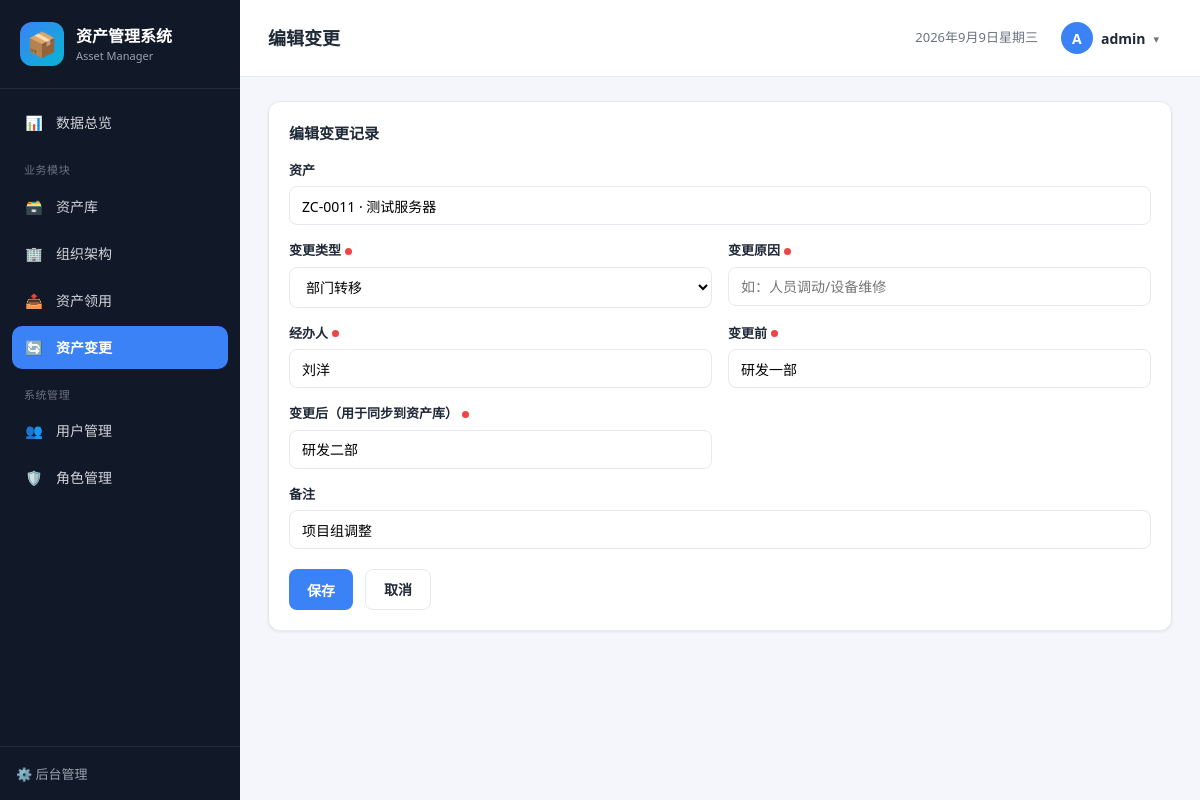
The app's page /change/2/edit/ (signed in) with its own data.
### assets/models.py (models this page shows, shortened)
class AssetChange(models.Model):
    CHANGE_TYPES = [
        ('部门转移', '部门转移'),
        ('状态变更', '状态变更'),
    ]
    asset = models.ForeignKey(
        Asset,
        verbose_name='资产',
        on_delete=models.CASCADE,
        related_name='changes',
    )
    change_type = models.CharField('变更类型', max_length=20, choices=CHANGE_TYPES, default='部门转移')
    reason = models.CharField('变更原因', max_length=200, blank=True)
    old_value = models.CharField('变更前', max_length=200, blank=True)
    new_value = models.CharField('变更后', max_length=200, blank=True)
    changed_by = models.CharField('经办人', max_length=50, blank=True)
    change_date = models.DateTimeField('变更时间', auto_now_add=True)
    note = models.CharField('备注', max_length=200, blank=True)
    class Meta:
        verbose_name = '资产变更'
        verbose_name_plural = '资产变更'
        ordering = ['-change_date']

class Asset(models.Model):
    CATEGORY_CHOICES = [
        ('电脑', '电脑设备'),
        ('办公家具', '办公家具'),
        ('网络设备', '网络设备'),
        ('软件', '软件/系统'),
        ('办公电器', '办公电器'),
        ('其他', '其他'),
    ]
    STATUS_CHOICES = [
        ('在用', '在用'),
        ('库存', '库存'),
        ('借出', '借出'),
        ('维修', '维修'),
        ('报废', '报废'),
    ]
    asset_id = models.CharField('资产编号', max_length=30, unique=True)
    name = models.CharField('资产名称', max_length=120)
    category = models.CharField('资产类别', max_length=30, choices=CATEGORY_CHOICES, default='其他')
    specification = models.CharField('规格', max_length=200, blank=True)
    configuration = models.CharField('配置', max_length=500, blank=True)
    responsible = models.CharField('责任人', max_length=50, blank=True)
    serial = models.CharField('序列号', max_length=120, blank=True)
    department = models.ForeignKey(
        Department,
        verbose_name='所属部门',
        on_delete=models.SET_NULL,
        null=True,
        blank=True,
        related_name='assets',
    )
    user = models.CharField('实际使用人', max_length=50, blank=True)
    status = models.CharField('使用状态', max_length=20, choices=STATUS_CHOICES, default='库存')
    price = models.DecimalField('资产价值(元)', max_digits=12, decimal_places=2, default=0)
    purchase_date = models.DateField('购置日期', null=True, blank=True)
    location = models.CharField('存放位置', max_length=120, blank=True)
    created_at = models.DateTimeField('创建时间', auto_now_add=True)
    class Meta:
        verbose_name = '资产'
        verbose_name_plural = '资产'
        ordering = ['asset_id']

### assets/views.py (the view, shortened to what this page needs)
# urls.py: path('change/<int:pk>/edit/', views.change_update, name='change_update'),
@perm_required('manage_change')
def change_update(request, pk):
    ch = get_object_or_404(AssetChange, pk=pk)
    context = {'ch': ch, 'page_title': '编辑变更', 'active': 'change'}
    return render(request, 'change_form.html', context)

### assets/context_processors.py (called while the page is built)
def messages_json(request):
    msgs = [
        {'level': m.level_tag, 'message': str(m)}
        for m in get_messages(request)
    ]
    return {'messages_json': json.dumps(msgs, ensure_ascii=False)}

### assets/permissions.py (called while the page is built)
def user_has_perm(user, perm):
    if not user or not user.is_authenticated:
        return False
    if user.is_superuser:
        return True
    profile = getattr(user, 'profile', None)
    role = profile.role if profile else None
    if not role:
        return False
    return bool(getattr(role, perm, False))

def perm_required(perm_code):
    def decorator(view_func):
        @wraps(view_func)
        @login_required
        def _wrapped(request, *args, **kwargs):
            if not user_has_perm(request.user, perm_code):
                messages.error(request, '当前账号无访问该页面的权限。')
                return redirect(reverse('dashboard'))
            return view_func(request, *args, **kwargs)
        return _wrapped
    return decorator

### assets/templatetags/app_filters.py (called while the page is built)
@register.filter
def split(value, sep=','):
    if value is None:
        return []
    return str(value).split(sep)

### templates/change_form.html (shortened to what this page needs)
{% extends 'base.html' %}
{% load app_filters %}
{% block content %}
<div class="card">
    <div class="card-title">编辑变更记录</div>
    <form method="post">
        <div class="form-grid">
            <div class="form-field full">
                <label>资产</label>
                <input type="text" value="{{ ch.asset.asset_id }} · {{ ch.asset.name }}" readonly>
            </div>
            <div class="form-field">
                <label class="req">变更类型</label>
                <select name="change_type" required>
                    {% for c in '部门转移,状态变更'|split:',' %}
                        <option value="{{ c }}" {% if ch.change_type == c %}selected{% endif %}>{{ c }}</option>
                    {% endfor %}
                </select>
            </div>
            <div class="form-field">
                <label class="req">变更原因</label>
                <input type="text" name="reason" required value="{{ ch.reason|default:'' }}" placeholder="如：人员调动/设备维修">
            </div>
            <div class="form-field">
                <label class="req">经办人</label>
                <input type="text" name="changed_by" required value="{{ ch.changed_by|default:'' }}">
            </div>
            <div class="form-field">
                <label class="req">变更前</label>
                <input type="text" name="old_value" required value="{{ ch.old_value|default:'' }}">
            </div>
            <div class="form-field">
                <label class="req">变更后（用于同步到资产库）</label>
                <input type="text" name="new_value" required value="{{ ch.new_value|default:'' }}" placeholder="部门转移填新部门名，状态变更填在用/库存/借出/维修/报废">
            </div>
            <div class="form-field full">
                <label>备注</label>
                <input type="text" name="note" value="{{ ch.note|default:'' }}">
            </div>
        </div>
        <div class="form-actions">
            <button type="submit" class="btn">保存</button>
            <a href="{% url 'change' %}" class="btn btn-outline">取消</a>
        </div>
    </form>
</div>
{% endblock %}

### templates/base.html (shortened to what this page needs)
{% load static %}
{% load app_filters %}
<!DOCTYPE html>
<html lang="zh-cn">
<head>
    <link rel="stylesheet" href="{% static 'css/style.css' %}">
</head>
<body>
<div class="layout">
    <aside class="sidebar">
        <div class="brand">
            <div class="brand-icon">📦</div>
            <div class="brand-text">
                <div class="brand-name">资产管理系统</div>
                <div class="brand-sub">Asset Manager</div>
            </div>
        </div>
        <nav class="nav">
            {% if user.is_authenticated %}
            <a class="nav-item {% if active == 'dashboard' %}active{% endif %}" href="{% url 'dashboard' %}">
                <span class="nav-icon">📊</span>数据总览
            </a>
            <div class="nav-group">业务模块</div>
            {% if user.is_superuser or user|has_perm:'view_assets' %}
            <a class="nav-item {% if active == 'library' %}active{% endif %}" href="{% url 'library' %}">
                <span class="nav-icon">🗃️</span>资产库
            </a>
            {% endif %}
            {% if user.is_superuser or user|has_perm:'view_org' %}
            <a class="nav-item {% if active == 'org' %}active{% endif %}" href="{% url 'org' %}">
                <span class="nav-icon">🏢</span>组织架构
            </a>
            {% endif %}
            {% if user.is_superuser or user|has_perm:'view_requisition' %}
            <a class="nav-item {% if active == 'requisition' %}active{% endif %}" href="{% url 'requisition' %}">
                <span class="nav-icon">📤</span>资产领用
            </a>
            {% endif %}
            {% if user.is_superuser or user|has_perm:'view_change' %}
            <a class="nav-item {% if active == 'change' %}active{% endif %}" href="{% url 'change' %}">
                <span class="nav-icon">🔄</span>资产变更
            </a>
            {% endif %}
            {% if user.is_superuser or user|has_perm:'manage_users' %}
            <div class="nav-group">系统管理</div>
            <a class="nav-item {% if active == 'users' %}active{% endif %}" href="{% url 'user_list' %}">
                <span class="nav-icon">👥</span>用户管理
            </a>
            <a class="nav-item {% if active == 'roles' %}active{% endif %}" href="{% url 'role_list' %}">
                <span class="nav-icon">🛡️</span>角色管理
            </a>
            {% endif %}
            {% endif %}
        </nav>
        <div class="sidebar-footer">
            <a href="/admin/" target="_blank">⚙️ 后台管理</a>
        </div>
    </aside>
    <main class="main">
        <header class="topbar">
            <div class="page-title">{{ page_title }}</div>
            <div class="topbar-right">
                <span class="date-badge" id="today"></span>
                <div class="user-menu">
                    <div class="user-dropdown">
                        <button type="button" class="user-trigger" id="user-trigger">
                            <span class="user-avatar">{{ user.username|slice:':1'|upper }}</span>
                            <span class="user-name">{{ user.username }}</span>
                            <span class="dd-caret">▾</span>
                        </button>
                    </div>
                </div>
            </div>
        </header>
        <div class="content">
            {% block content %}{% endblock %}
        </div>
    </main>
</div>
</body>
</html>

### static/css/style.css (style rules this page uses)
:root { --primary: #3b82f6; --primary-dark: #2563eb; --bg: #f4f6fb; --sidebar-bg: #111827; --sidebar-w: 240px; --card: #ffffff; --border: #e5e9f0; --text: #1f2937; --muted: #6b7280; --green: #10b981; --amber: #f59e0b; --red: #ef4444; --radius: 12px; --shadow: 0 1px 3px rgba(16, 24, 40, .08); }
* { box-sizing: border-box; margin: 0; padding: 0; }
body { font-family: "Microsoft YaHei", "Segoe UI", system-ui, sans-serif; background: var(--bg); color: var(--text); font-size: 14px; line-height: 1.5; }
.layout { display: flex; min-height: 100vh; }
.sidebar { width: var(--sidebar-w); flex: 0 0 var(--sidebar-w); background: var(--sidebar-bg); color: #fff; display: flex; flex-direction: column; position: sticky; top: 0; height: 100vh; z-index: 20; }
.brand { display: flex; align-items: center; gap: 12px; padding: 22px 20px; border-bottom: 1px solid rgba(255,255,255,.08); }
.brand-icon { width: 44px; height: 44px; font-size: 24px; display: flex; align-items: center; justify-content: center; background: linear-gradient(135deg, var(--primary), #06b6d4); border-radius: 12px; }
.brand-name { font-size: 16px; font-weight: 700; }
.brand-sub { font-size: 11px; color: #9ca3af; }
.nav { padding: 12px 12px; flex: 1; }
.nav-group { font-size: 11px; color: #6b7280; text-transform: uppercase; letter-spacing: .05em; padding: 14px 12px 6px; }
.nav-item { display: flex; align-items: center; gap: 12px; color: #d1d5db; text-decoration: none; padding: 11px 12px; border-radius: 10px; margin-bottom: 4px; transition: background .15s, color .15s; }
.nav-item.active { background: var(--primary); color: #fff; font-weight: 600; }
.nav-icon { width: 20px; text-align: center; }
.sidebar-footer { padding: 16px; border-top: 1px solid rgba(255,255,255,.08); }
.sidebar-footer a { color: #9ca3af; text-decoration: none; font-size: 13px; }
.main { flex: 1; min-width: 0; }
.topbar { background: #fff; border-bottom: 1px solid var(--border); padding: 16px 28px; display: flex; align-items: center; justify-content: space-between; position: sticky; top: 0; z-index: 10; }
.page-title { font-size: 18px; font-weight: 700; }
.topbar-right { display: flex; align-items: center; gap: 12px; }
.date-badge { color: var(--muted); font-size: 13px; }
.content { padding: 24px 28px; }
.card { background: var(--card); border: 1px solid var(--border); border-radius: var(--radius); padding: 20px; box-shadow: var(--shadow); margin-bottom: 22px; }
.card-title { font-size: 15px; font-weight: 700; margin-bottom: 16px; }
.btn { display: inline-flex; align-items: center; gap: 6px; background: var(--primary); color: #fff; border: none; padding: 9px 18px; border-radius: 8px; font-size: 14px; font-weight: 600; cursor: pointer; text-decoration: none; transition: background .15s; }
.btn-outline { background: #fff; color: var(--text); border: 1px solid var(--border); }
input[type=text], input[type=date], select, input[type=number], textarea { padding: 9px 12px; border: 1px solid var(--border); border-radius: 8px; font-size: 14px; font-family: inherit; background: #fff; min-width: 140px; }
.form-grid { display: grid; grid-template-columns: repeat(2, 1fr); gap: 16px; }
.form-field { display: flex; flex-direction: column; gap: 6px; }
.form-field label { font-size: 13px; font-weight: 600; }
label.req::after { content: ''; display: inline-block; width: 7px; height: 7px; border-radius: 50%; background: var(--red); margin-left: 4px; vertical-align: middle; }
.form-field.full { grid-column: 1 / -1; }
.form-actions { margin-top: 20px; display: flex; gap: 12px; }
.topbar-right { display: flex; align-items: center; gap: 16px; }
.user-menu { display: flex; align-items: center; gap: 8px; }
.user-avatar { width: 32px; height: 32px; border-radius: 50%; background: var(--primary); color: #fff; display: flex; align-items: center; justify-content: center; font-weight: 700; font-size: 14px; flex-shrink: 0; }
.user-name { font-weight: 600; font-size: 14px; }
.user-dropdown { position: relative; }
.user-trigger { display: flex; align-items: center; gap: 8px; padding: 5px 12px 5px 6px; background: transparent; border: 1px solid transparent; border-radius: 24px; cursor: pointer; font-family: inherit; color: var(--text); }
.dd-caret { font-size: 11px; color: var(--muted); }

### records on screen
AssetChange: asset.asset_id "ZC-0011 · 测试服务器", change_type "部门转移", changed_by "刘洋", old_value "研发一部", new_value "研发二部", note "项目组调整"

### other values on screen
{{ page_title }} "编辑变更"
{{ user.username|slice:':1'|upper }} "A"
{{ user.username }} "admin"
